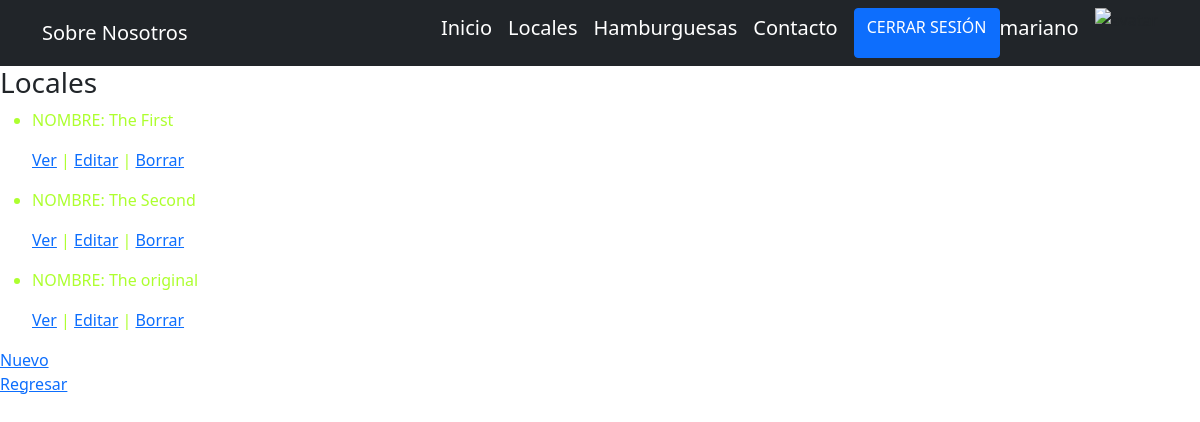
Page /AppMrBlack/local/list (signed in) on the committed database.
### AppMrBlack/models.py (models this page shows, shortened)
class Locales(models.Model):
    nombrelocal = models.CharField('nombrelocal',max_length=45)
    ciudad = models.CharField('ciudad',max_length=45)
    provincia = models.CharField('provincia',max_length=45)
    direccion = models.CharField('direccion',max_length=45)
    altura = models.IntegerField()
    fechaapertura = models.DateField('fechaapertura')

### AppMrBlack/views.py (the view)
# urls.py: path('local/list',views.LocalList.as_view(),name='ListLocal'),
class LocalList(ListView):
    model = Locales
    template_name = "local_list.html"

### AppMrBlack/templates/local_list.html (shortened to what this page needs)
<!DOCTYPE html>
<html lang="en">
    <head>
        {% load static %}
        <link href="{% static 'css/styles.css' %}" rel="stylesheet" />
    </head>
    <body>
        <nav class="navbar navbar-expand-lg navbar-dark bg-dark">
            <div class="container">
                <a class="navbar-brand" href="#!">Sobre Nosotros</a>
                <div class="collapse navbar-collapse" id="navbarSupportedContent">
                    <ul class="navbar-nav ms-auto mb-2 mb-lg-0">
                        <a class="navbar-brand" href="{% url 'Inicio' %}">Inicio</a>
                        <a class="navbar-brand" href="{% url 'Locales' %}">Locales</a>
                        <a class="navbar-brand" href="{% url 'Hamburguesas' %}">Hamburguesas</a>
                        <a class="navbar-brand" href="{% url 'Contacto' %}">Contacto</a>
                        {% if request.user.is_authenticated %}
                            <a class="btn btn-primary" href="{% url 'Logout' %}">CERRAR SESIÓN</a>
                            <a class="navbar-brand" href="{% url 'EditarPerfil' %}">{{user.username}}</a>
                            <img src="{{avatar.imagen.url}}" alt="avatar",width="25" , height="50">
                        {% endif %}
                    </ul>
                </div>
            </div>
        </nav>
        <h3>Locales</h3>
    <ul style="color: greenyellow">
        {% for locales in object_list %}
            <li>
                <p>NOMBRE: {{ locales.nombrelocal }} </p>
                    <a href="{% url 'DetailLocal' locales.id %}">Ver</a> |
                    <a href="{% url 'EditLocal' locales.id %}">Editar</a> |
                    <a href="{% url 'DeleteLocal' locales.id %}">Borrar</a>
            </li>
        {% endfor %}
    </ul>
    <a href="{% url 'NewLocal'  %}">Nuevo</a>
    <p>
        <a href="{% url 'Locales' %}">Regresar</a>
    </p>

### rows in the picture
Locales: nombrelocal "The First"
Locales: nombrelocal "The Second"
Locales: nombrelocal "The original"

### other values in the picture
{{ user.username }} "mariano"
